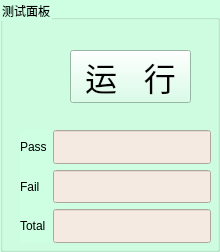
       <widget class="QGroupBox" name="groupBox_2">
        <property name="sizePolicy">
         <sizepolicy hsizetype="Expanding" vsizetype="Expanding">
          <horstretch>0</horstretch>
          <verstretch>0</verstretch>
         </sizepolicy>
        </property>
        <property name="styleSheet">
         <string notr="true">background-color: rgb(207, 255, 227);</string>
        </property>
        <property name="title">
         <string>测试面板</string>
        </property>
        <widget class="QWidget" name="layoutWidget">
         <property name="geometry">
          <rect>
           <x>20</x>
           <y>130</y>
           <width>191</width>
           <height>113</height>
          </rect>
         </property>
         <layout class="QGridLayout" name="gridLayout_2">
          <item row="0" column="0">
           <widget class="QLabel" name="label">
            <property name="sizePolicy">
             <sizepolicy hsizetype="Expanding" vsizetype="Expanding">
              <horstretch>0</horstretch>
              <verstretch>0</verstretch>
             </sizepolicy>
            </property>
            <property name="text">
             <string>Pass</string>
            </property>
           </widget>
          </item>
          <item row="2" column="0">
           <widget class="QLabel" name="label_3">
            <property name="sizePolicy">
             <sizepolicy hsizetype="Preferred" vsizetype="Expanding">
              <horstretch>0</horstretch>
              <verstretch>0</verstretch>
             </sizepolicy>
            </property>
            <property name="text">
             <string>Total</string>
            </property>
           </widget>
          </item>
          <item row="2" column="1">
           <widget class="QLineEdit" name="TotalEdit">
            <property name="sizePolicy">
             <sizepolicy hsizetype="Expanding" vsizetype="Expanding">
              <horstretch>0</horstretch>
              <verstretch>0</verstretch>
             </sizepolicy>
            </property>
            <property name="styleSheet">
             <string notr="true">background-color: rgb(244, 234, 225);</string>
            </property>
            <property name="readOnly">
             <bool>true</bool>
            </property>
           </widget>
          </item>
          <item row="1" column="0">
           <widget class="QLabel" name="label_2">
            <property name="sizePolicy">
             <sizepolicy hsizetype="Preferred" vsizetype="Expanding">
              <horstretch>0</horstretch>
              <verstretch>0</verstretch>
             </sizepolicy>
            </property>
            <property name="text">
             <string>Fail</string>
            </property>
           </widget>
          </item>
          <item row="0" column="1">
           <widget class="QLineEdit" name="PassEdit">
            <property name="sizePolicy">
             <sizepolicy hsizetype="Expanding" vsizetype="Expanding">
              <horstretch>10</horstretch>
              <verstretch>0</verstretch>
             </sizepolicy>
            </property>
            <property name="styleSheet">
             <string notr="true">background-color: rgb(244, 234, 225);</string>
            </property>
            <property name="readOnly">
             <bool>true</bool>
            </property>
           </widget>
          </item>
          <item row="1" column="1">
           <widget class="QLineEdit" name="FailEdit">
            <property name="sizePolicy">
             <sizepolicy hsizetype="Expanding" vsizetype="Expanding">
              <horstretch>0</horstretch>
              <verstretch>0</verstretch>
             </sizepolicy>
            </property>
            <property name="styleSheet">
             <string notr="true">background-color: rgb(244, 234, 225);</string>
            </property>
            <property name="readOnly">
             <bool>true</bool>
            </property>
           </widget>
          </item>
         </layout>
        </widget>
        <widget class="QPushButton" name="pushButton">
         <property name="geometry">
          <rect>
           <x>70</x>
           <y>50</y>
           <width>121</width>
           <height>53</height>
          </rect>
         </property>
         <property name="font">
          <font>
           <pointsize>24</pointsize>
           <italic>false</italic>
          </font>
         </property>
         <property name="text">
          <string>运   行</string>
         </property>
        </widget>
       </widget>
